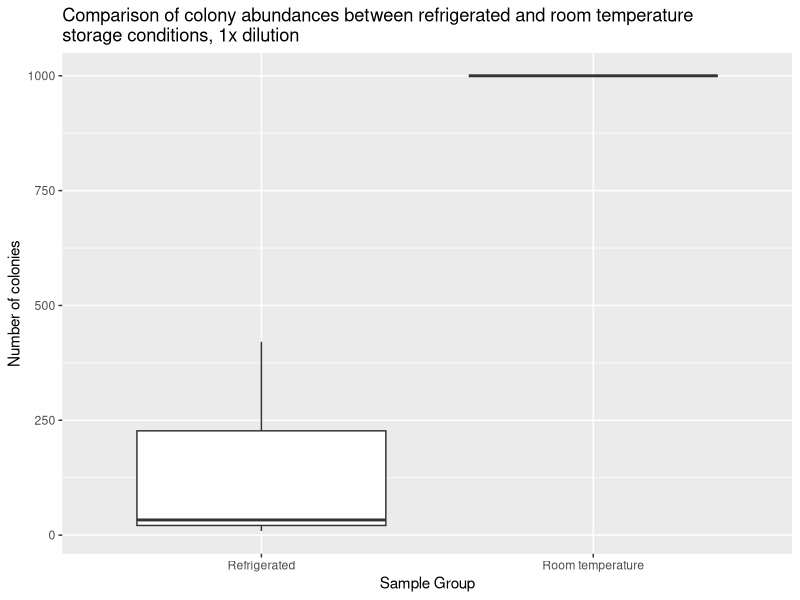
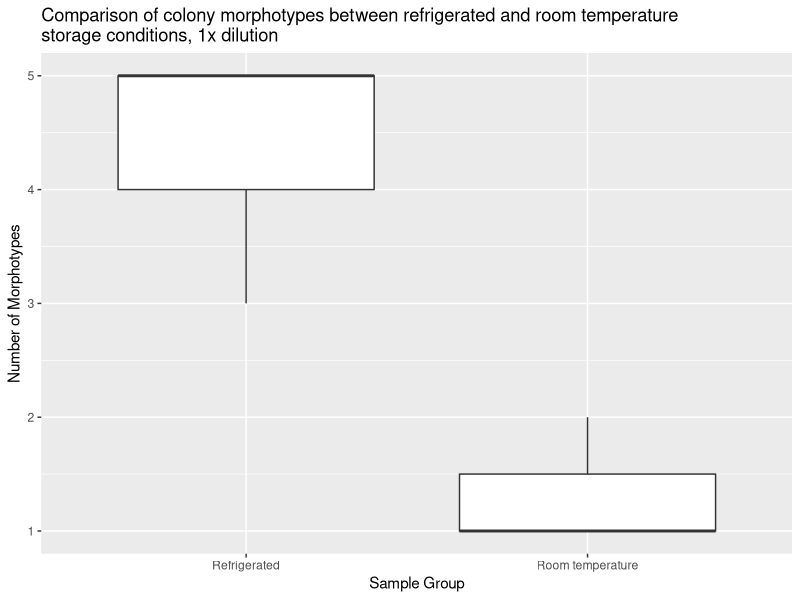

Source code (R) for these figures, in order:
## ---- chunk 1
knitr::opts_chunk$set(echo = TRUE)
## ---- chunk 2
library("ggplot2")
library("dplyr")
library("tidyr")
library("readr")
## ---- chunk 3
# read in the culture data from csv
culture_data <- read_csv(
  "data/raw_data/Raw_culture_count_data/Culturing_data.csv")
## ---- chunk 4
# filter out only my 100x dilutions and make a boxplot
culture_data %>%
  filter(student_name == "Kris Choi") %>%
  filter(dilution_1_10_or_100 == "1") %>%
  ggplot(aes(x = sample_group,
             y = number_of_colonies)) +
  geom_boxplot() +
  ggtitle(paste("Comparison of colony abundances between refrigerated and", 
  "room temperature
storage conditions, 1x dilution")) +
  xlab("Sample Group") +
  ylab("Number of colonies")
## ---- chunk 5
# run a statistical test to compare the two groups of abundances
culture_data %>%
  filter(student_name == "Kris Choi") %>%
  filter(dilution_1_10_or_100 == "1") %>%
  wilcox.test(data = .,
              number_of_colonies ~ sample_group)
## ---- chunk 6
# filter out only my 100x dilutions and make a boxplot
culture_data %>%
  filter(student_name == "Kris Choi") %>%
  filter(dilution_1_10_or_100 == "1") %>%
  ggplot(aes(x = sample_group,
             y = as.numeric(number_of_morphotypes))) +
  geom_boxplot() +
  ggtitle(paste("Comparison of colony morphotypes between refrigerated and", 
  "room temperature
storage conditions, 1x dilution")) +
  xlab("Sample Group") +
  ylab("Number of Morphotypes")
## ---- chunk 7
# run a statistical test to compare the two groups of morphotypes
culture_data %>%
  filter(student_name == "Kris Choi") %>%
  filter(dilution_1_10_or_100 == "1") %>%
  wilcox.test(data = .,
              as.numeric(number_of_morphotypes) ~ sample_group)
